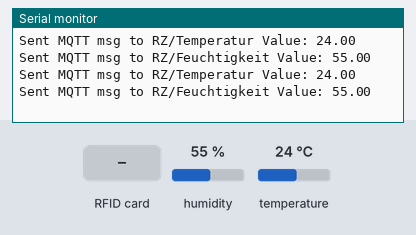
Bench run of a sketch on a simulated ESP32. On the bench: the last lines printed to the serial monitor. The inputs (shaded band) are chosen by the test bench; at power-on: humidity 55 %, temperature 24 °C.

Above: at 1.2 s.
1.3 s: RFID card 5E 7A 19 C4 held to the reader
3.6 s: humidity set to 22 %
At 4.9 s:
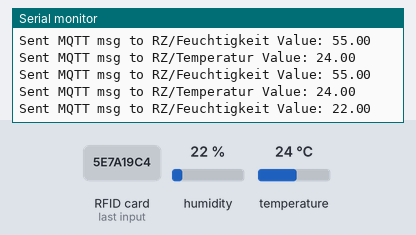
5.1 s: temperature set to 12 °C
At 6.1 s:
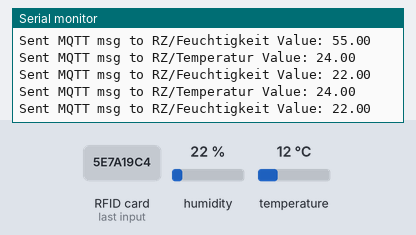
6.6 s: humidity set to 40 %
At 6.6 s:
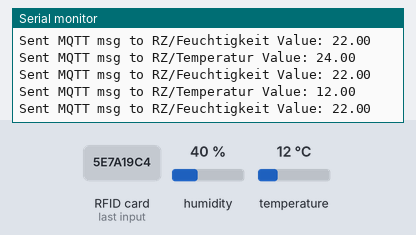
Timing chart, 0 to 9.6 s (numbered marks = the images above; inputs shaded):
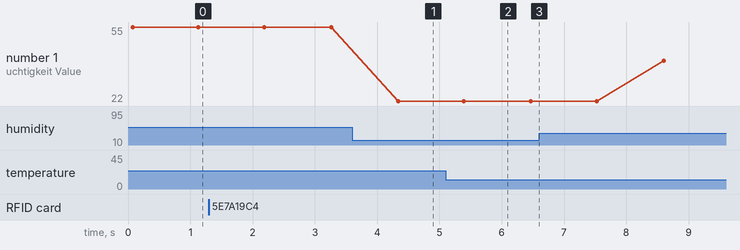

The sketch:

FirstDraft.ino
```cpp
#include <ArduinoMqttClient.h>
#include <WiFi.h>
#include <DHT.h>  // Include the DHT library
#include <MFRC522v2.h>
#include <MFRC522DriverSPI.h>
//#include <MFRC522DriverI2C.h>
#include <MFRC522DriverPinSimple.h>
#include <MFRC522Debug.h>


const char broker[] = "10.93.136.51";
int        port     = 1883;
const char topic[]  = "/home/dreh";
char ssid[] = "FES-SuS";  // Enter your Wi-Fi SSID here
char password[] = "SuS-WLAN!Key24";  // Enter your Wi-Fi password here
bool useWifi = false;

//RFID Setup
MFRC522DriverPinSimple ss_pin(13);
MFRC522DriverSPI driver{ss_pin}; // Create SPI driver
//MFRC522DriverI2C driver{};     // Create I2C driver
MFRC522 mfrc522{driver};         // Create MFRC522 instance


// DHT11 Setup
#define DHTPIN 25       // Pin connected to the DHT11 sensor
#define DHTTYPE DHT11   // DHT 11 type sensor


WiFiClient wifiClient;  // Wi-Fi client
MqttClient mqttClient(wifiClient);  // Initialize MQTT client with Wi-Fi client
DHT dht(DHTPIN, DHTTYPE);  // Initialize DHT sensor

// Define a struct to hold the temperature and humidity values
struct SensorData {
  float temperature;
  float humidity;
};

SensorData readDHTSensor() {
  SensorData data;

  data.humidity = dht.readHumidity();
  data.temperature = dht.readTemperature();

  if (isnan(data.humidity) || isnan(data.temperature)) {
    Serial.println("Failed to read from DHT sensor!");
    data.temperature = NAN;
    data.humidity = NAN;
  }

  return data;
}


void setup() {
  Serial.begin(9600);


  mfrc522.PCD_Init();    // Init MFRC522 board.
  MFRC522Debug::PCD_DumpVersionToSerial(mfrc522, Serial);	// Show details of PCD - MFRC522 Card Reader details.

  if (useWifi) {
    connectToWifi(ssid, password);
   // connectToMQTT(broker, port);
  }

  dht.begin();


}


void loop() {


  SensorData sensorData = readDHTSensor();

  publishMessage("RZ/Temperatur", String(sensorData.temperature));
  publishMessage("RZ/Feuchtigkeit", String(sensorData.humidity));
  delay(1000);

  if (!mfrc522.PICC_IsNewCardPresent()) {
      return;
    }

  // Select one of the cards.
  if (!mfrc522.PICC_ReadCardSerial()) {
    return;
  }
  readCard();
  Serial.println("Checking for card");


}

String readCard(){
  MFRC522Debug::PrintUID(Serial, (mfrc522.uid));
  Serial.println();

  // Save the UID on a String variable
  String uidString = "";
  for (byte i = 0; i < mfrc522.uid.size; i++) {
    if (mfrc522.uid.uidByte[i] < 0x10) {
      uidString += "0";
    }
    uidString += String(mfrc522.uid.uidByte[i], HEX);
  }
  Serial.println(uidString);
  return uidString;
}

void connectToMQTT(const char* broker, const int port){
    // Connect to the MQTT broker
  if (!mqttClient.connect(broker, port)) {
    Serial.print("MQTT connection failed! Error code = ");
    Serial.println(mqttClient.connectError());
    while (1);
  }
  Serial.println("Connected to broker.");

 // Serial.println("You're connected to the MQTT broker!");
}

void connectToWifi(const char* ssid, const char* pass){
   Serial.println("Initializing Wi-Fi...");
    WiFi.begin(ssid, pass);

    while (WiFi.status() != WL_CONNECTED) {
      Serial.print("Status: ");
      Serial.println(WiFi.status());
      delay(1000);
      Serial.print(".");
    }

    Serial.println("");
    Serial.println("Connected to Wi-Fi");
    Serial.println("IP Address: ");
    Serial.println(WiFi.localIP());
}

void publishMessage(String topic, String msg) {
  mqttClient.beginMessage(topic);  // Start the message with the topic
  mqttClient.print(msg);           // Send the message content
  mqttClient.endMessage();         // End the message and send it
  Serial.println("Sent MQTT msg to " + topic + " Value: " + msg);
}
```

Measured:
- after the input at 3.6 s, the serial monitor: prints a new line after 0.74 s (image 1)
- plotted number 1: 55 → 22 after the input at 3.6 s, 22 → 40 after the input at 6.6 s
